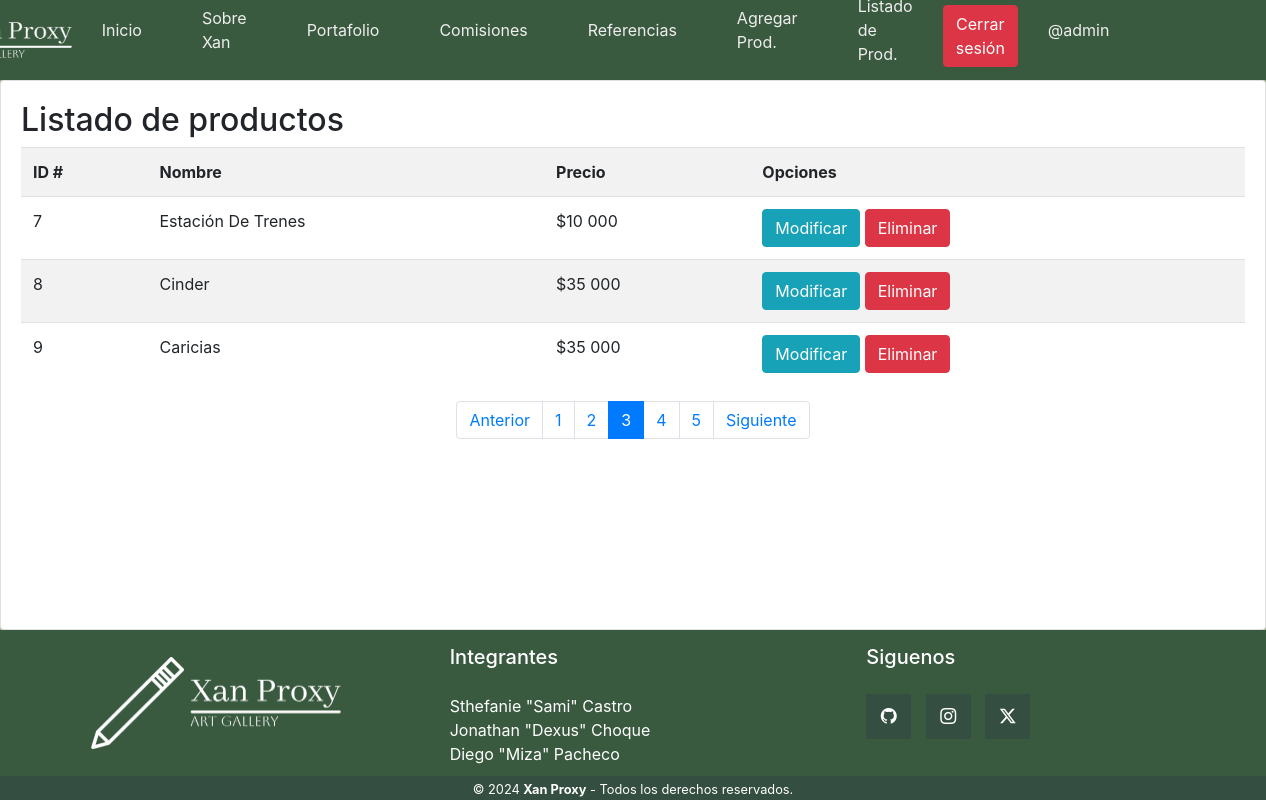
/listar-producto/?page=3 (signed in), run on the app's committed database.
### web/models.py (models this page shows, shortened)
class Producto(models.Model):
    id = models.IntegerField(primary_key=True)
    nombre = models.CharField(max_length=200)
    precio = models.IntegerField()
    descripcion = models.TextField()
    imagen = models.ImageField(upload_to="productos", null=True)

### web/views.py (the view)
# urls.py: path('listar-producto/', listar_producto, name="listar_producto"),
@permission_required('web.view_producto')
def listar_producto(request):
    productos = Producto.objects.all()
    page = request.GET.get('page', 1)
    try:
        paginator = Paginator(productos, 3)
        productos = paginator.page(page)
    except:
        raise Http404
    data = {
        'entity' : productos,
        'paginator' : paginator
    }
    return render(request, 'web/producto/listar.html', data)

### web/templates/web/producto/listar.html (shortened to what this page needs)
{% load static %}
<!DOCTYPE html>
<html lang="es">
<head>
    <link rel="stylesheet" href="https://cdn.jsdelivr.net/npm/bootstrap-icons@1.11.3/font/bootstrap-icons.min.css">
    <link rel="stylesheet" href="https://cdn.jsdelivr.net/npm/bootstrap@4.5.3/dist/css/bootstrap.min.css">
    <link rel="stylesheet" href="{% static '/CSS/menu.css' %}">
    <link rel="stylesheet" href="{% static '/CSS/carrusel.css' %}">
    <link rel="stylesheet" href="{% static '/CSS/style_footer.css' %}">
    <link rel="stylesheet" href="{% static '/CSS/paragraph_index.css' %}">
</head>
<body>
    <header class="header">
        <nav>
            <ul>
                <li><img src="{% static '/imgs/logo-xan-proxy.png' %}" alt="logo"></li>
                <li class="hideOnMobile"><a href="{% url 'index' %}">Inicio</a></li>
                <li class="hideOnMobile"><a href="{% url 'info' %}">Sobre Xan</a></li>
                <li class="hideOnMobile"><a href="{% url 'portafolio' %}">Portafolio</a></li>
                <li class="hideOnMobile"><a href="{% url 'patreon' %}">Comisiones</a></li>
                <li class="hideOnMobile"><a href="{% url 'referencia' %}">Referencias</a></li>
                {% if perms.web.add_producto %}
                <li class="hideOnMobile"><a href="{%  url 'agregar_producto' %}">Agregar Prod.</a></li>
                {% endif %}
                {% if perms.web.view_producto %}
                <li><a href="">Listado de Prod.</a></li>
                {% endif %}
                {% if user.is_authenticated %}
                <li>
                    <form action="{% url 'logout' %}" method="POST">
                        <button type="submit" class="btn btn-danger">Cerrar sesión</button>
                    </form>
                </li>
                <li>
                    <a href="">@{{ user.username }}</a>
                </li>
                {% else %}
                <li>
                    <a href="{% url 'login' %}">Iniciar sesión</a>
                </li>
                {% endif %}
            </ul>
        </nav>
    </header>
    {% load humanize %}
    <div class="card">
        <div class="card-body">
            <h2>Listado de productos</h2>
            <table class="table table-striped table-hover table-responsive-sm">
                <tr>
                    <th>ID #</th>
                    <th>Nombre</th>
                    <th>Precio</th>
                    <th>Opciones</th>
                </tr>
                {% for p in entity %}
                <tr>
                    <td>{{ p.id }}</td>
                    <td>{{ p.nombre | title }}</td>
                    <td>${{ p.precio | intcomma }}</td>
                    <td>
                        {% if perms.web.change_producto %}
                        <a href="{% url 'modificar_producto' p.id %}" class="btn btn-info">Modificar</a>
                        {% endif %}
                        {% if perms.web.delete_producto %}
                        <a href="#" onclick="eliminarProducto({{ p.id }})" class="btn btn-danger">Eliminar</a>
                        {% endif %}
                    </td>
                </tr>
                {% endfor %}
            </table>
            <div>
                {% include 'web/paginator.html' %}
            </div>
        </div>
    </div>
    <footer class="pie">
        <div class="grupo-1">
            <div class="caja">
                <figure>
                    <img src="{% static '/imgs/logo-xan-proxy.png' %}" alt="logo xan proxy">
                </figure>
            </div>
            <div class="caja">
                <h2>Integrantes</h2>
                <p>Sthefanie "Sami" Castro <br>Jonathan "Dexus" Choque <br>Diego "Miza" Pacheco</p>
            </div>
            <div class="caja">
                <h2>Siguenos</h2>
                <div class="redes">
                    <a href="https://github.com/MizaBard" target="_blank"><i class="bi bi-github"></i></a>
                    <a href="https://www.instagram.com/purenonsince/" target="_blank"><i class="bi bi-instagram"></i></a>
                    <a href="https://twitter.com/MizaSenpai" target="_blank"><i class="bi bi-twitter-x"></i></a>
                </div>
            </div>
        </div>
        <div class="grupo-2">
            <small>&copy; 2024 <b>Xan Proxy</b> - Todos los derechos reservados.</small>
        </div>
    </footer>
</body>
</html>

### web/static/CSS/menu.css (style rules this page uses)
* { margin: 0; padding: 0; }
body { background-color: #a3b18a; }
nav { background-color: #3a5a40; box-shadow: 3px 3px 5px rgba(0, 0, 0, 0.1); justify-content: space-between; align-items: center; height: 80px; padding: 5px 10%; }
.header img { height: 70px; width: auto; transition: all 0.3s; border-radius: 10px; }
nav ul { width: 100%; list-style: none; display: flex; justify-content: flex-end; align-items: center; }
nav li { height: 50px; }
nav a { height: 100%; padding: 0 30px; text-decoration: none; display: flex; align-items: center; color: #eeeeee; }
nav li:first-child { margin-right: auto; }

### web/static/CSS/style_footer.css (style rules this page uses)
* { margin: 0; padding: 0; box-sizing: border-box; }
body { display: grid; grid-template-rows: auto 1fr auto; min-height: 100vh; }
.pie { width: 100%; background-color: #3a5a40; }
.pie .grupo-1 { width: 100%; max-width: 1200px; margin: auto; display: grid; grid-template-columns: repeat(3, 1fr); grid-gap: 50px; padding: 0px; }
.pie .grupo-1 .caja figure { width: 100%; height: 100%; display: flex; justify-content: center; align-items: center; }
.pie .grupo-1 .caja figure img { width: 250px; }
.pie .grupo-1 .caja h2 { padding-top: 15px; color: rgb(255, 255, 255); margin-bottom: 25px; font-size: 20px; }
.pie .grupo-1 .caja p { color: white; margin-bottom: 10px; }
.pie .grupo-1 .redes a { display: inline-block; text-decoration: none; width: 45px; height: 45px; line-height: 45px; color: rgb(255, 255, 255); margin-right: 10px; background-color: #344e41; text-align: center; }
.pie .grupo-2 { background-color: #344e41; text-align: center; color: white; }

### data on the page
Producto: id "7", nombre "Estación De Trenes", precio "10 000"
Producto: id "8", nombre "Cinder", precio "35 000"
Producto: id "9", nombre "Caricias", precio "35 000"

### other printed values
{{ user.username }} "admin"
{{ page }} "1" "2" "3" "4" "5"
